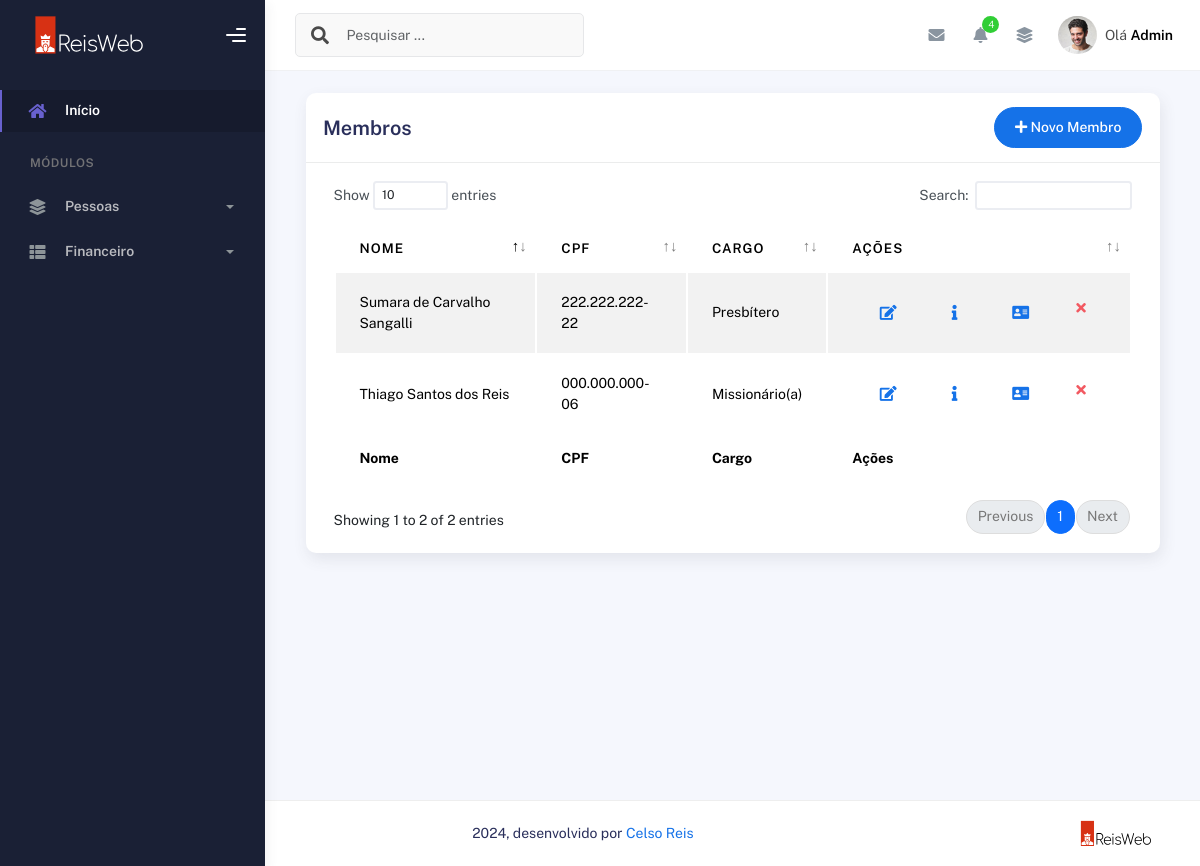
The page /membros/ (signed in) on the database as committed earlier.
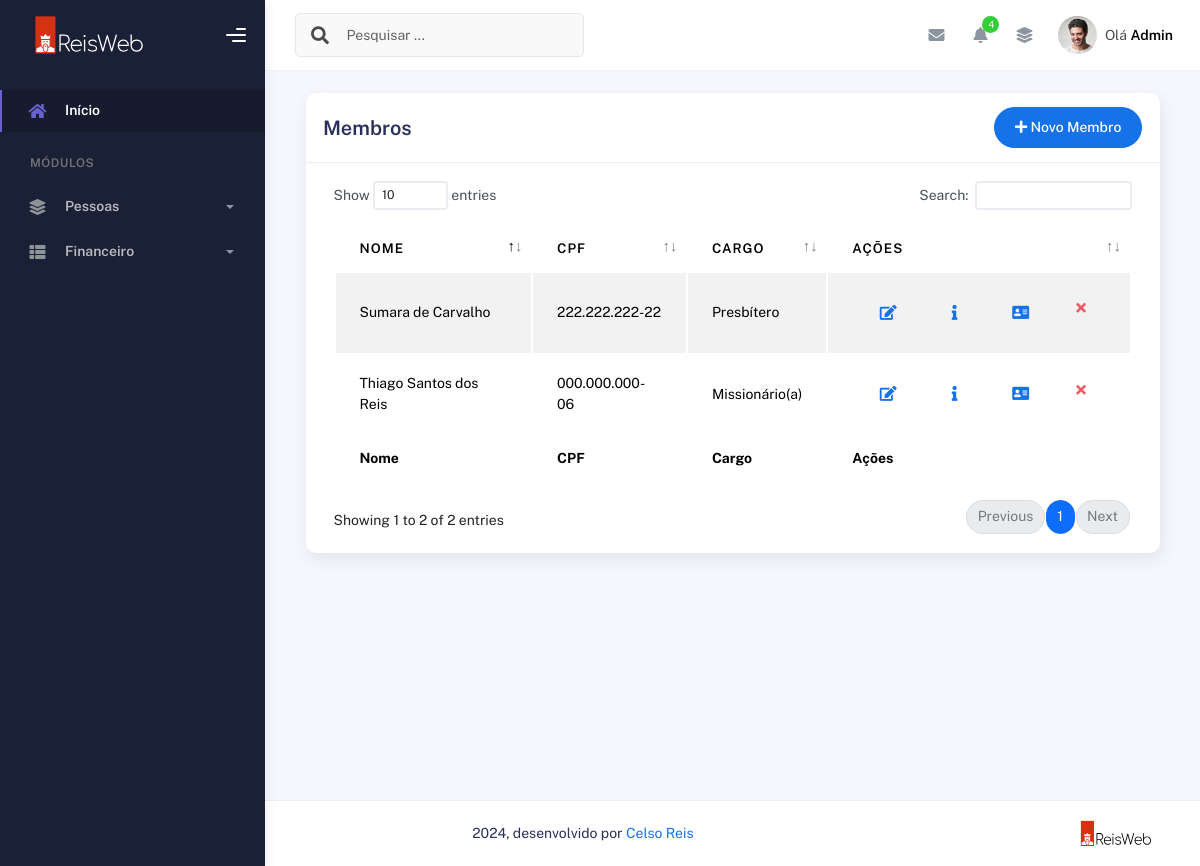
The same page on the database as committed later.
### plataformaigreja/models.py (models this page shows, shortened)
class Membros(models.Model):
    choices_sexo = (('F', 'Feminino'),
                    ('M', 'Masculino'))
    choices_cargo = (('A', 'Auxiliar'),
                     ('C', 'Congregado'),
                     ('Cr', 'Crianças'),
                     ('Da', 'Diaconisa'),
                     ('D', 'Diácono'),
                     ('E', 'Evangelista'),
                     ('J', 'Jovem'),
                     ('Mb', 'Membro'),
                     ('Mi', 'Missionário(a)'),
                     ('Pr', 'Pastor'),
                     ('P', 'Presbítero'))
    nome = models.CharField(max_length=50)
    sexo = models.CharField(max_length=1, choices=choices_sexo)
    cpf = models.CharField(max_length=20, blank=True, null=True)
    email = models.EmailField(blank=True, null=True)
    telefone = models.CharField(max_length=19, blank=True, null=True)
    endereco = models.CharField(max_length=100, blank=True, null=True)
    foto = models.ImageField(upload_to="img_membros", null=True, blank=True)
    data_nascimento = models.DateField(null=True, blank=True)
    data_batismo = models.DateField(null=True, blank=True)
    cargo = models.CharField(max_length=2, choices=choices_cargo)
    pastor = models.ForeignKey(
        User,
        on_delete=models.CASCADE
    )

### plataformaigreja/views.py (the view, shortened to what this page needs)
# urls.py: path('membros/', views.membros, name='membros'),
@login_required(login_url='/usuarios/login')
def membros(request):
    if request.method == "GET":
        membros = Membros.objects.filter(pastor=request.user)
        return render(request, 'membros.html', {'membros': membros})

### plataformaigreja/templates/membros.html (shortened to what the changed rows need)
{% extends "bases/base_plataformaigreja.html" %}
{% load static %}
{% block 'conteudo' %}
  <div class="container">
    <div class="page-inner">
      <div class="col-md-12">
        <div class="card">
        <div class="card-body">
                    <div class="table-responsive">
                      <table
                        id="add-row"
                        class="display table table-striped table-hover"
                      >
                        <thead>
                          <tr>
                            <th>Nome</th>
                            <th>CPF</th>
                            <th>CARGO</th>
                            <th style="width: 10%">Ações</th>
                          </tr>
                        </thead>
                        <tfoot>
                          <tr>
                            <th>Nome</th>
                            <th>CPF</th>
                            <th>Cargo</th>
                            <th>Ações</th>
                          </tr>
                        </tfoot>
                        <tbody>
                          {% for membro in membros %}
                            <tr>
                              <td>{{membro.nome}}</td>
                              <td>{{membro.cpf | default:"000.000.000-00"}}</td>
                              <td>
                                {% if membro.cargo == "Mb" %}
                                  Membro
                                {% elif membro.cargo == "A" %}
                                  Auxiliar
                                {% elif membro.cargo == "C" %}
                                  Congregado
                                {% elif membro.cargo == "Cr" %}
                                  Crianças
                                {% elif membro.cargo == "Da" %}
                                  Diaconisa
                                {% elif membro.cargo == "D" %}
                                  Diácono
                                {% elif membro.cargo == "E" %}
                                  Evangelista
                                {% elif membro.cargo == "J" %}
                                  Jovem
                                {% elif membro.cargo == "Mi" %}
                                  Missionário(a)
                                {% elif membro.cargo == "Pr" %}
                                  Pastor
                                {% elif membro.cargo == "P" %}
                                  Presbítero
                                {% endif %}
                              </td>
                              <td>
                                <div class="form-button-action">
                                  <a href="{% url 'editar_membro' membro.id %}">
                                  <button
                                    type="button"
                                    title="Editar"
                                    class="btn btn-link btn-primary btn-lg"
                                    data-original-title="Edit Task"
                                    data-bs-toggle="modal"
                                    data-bs-target="#editarMembroModal"
                                  >
                                    <i class="fa fa-edit"></i>
                                  </button>
                                </a>
                                <button
                                    type="button"
                                    title="Informações"
                                    class="btn btn-link btn-primary btn-lg btn-detalhes"
                                    data-original-title="Edit Task"
                                    data-id="{{ membro.id }}"
                                    data-bs-toggle="modal"
                                    data-bs-target="#modalDetalhes"
                                  >
                                    <i class="fa fa-info"></i>
                                  </button>
                                  <a href="" class="btn btn-link btn-primary btn-lg" >
                                    <i class="fas fa-address-card"></i>
                                  </a>
                                 <form action="{% url 'excluir_membro' membro.id %}" method="post">{% csrf_token %}
                                  <button
                                    type="submit"
                                    data-bs-toggle="tooltip"
                                    title="Excluir"
                                    class="btn btn-link btn-danger"
                                    data-original-title="Remove"
                                    onclick="return confirm('Tem certeza que deseja excluir este membro?');"
                                  >
                                    <i class="fa fa-times"></i>
                                  </button>
                                </form>
                                </div>
                              </td>
                            </tr>
                          {% endfor %}
                        </tbody>
                      </table>
                    </div>
                  </div>
                </div>
              </div>
            </div>
          </div>
        </div>
      </div>
    </div>
{% endblock %}

Rows that differ between the two databases and show on the page:
changed Membros: nome "Sumara de Carvalho Sangalli" → "Sumara de Carvalho"
